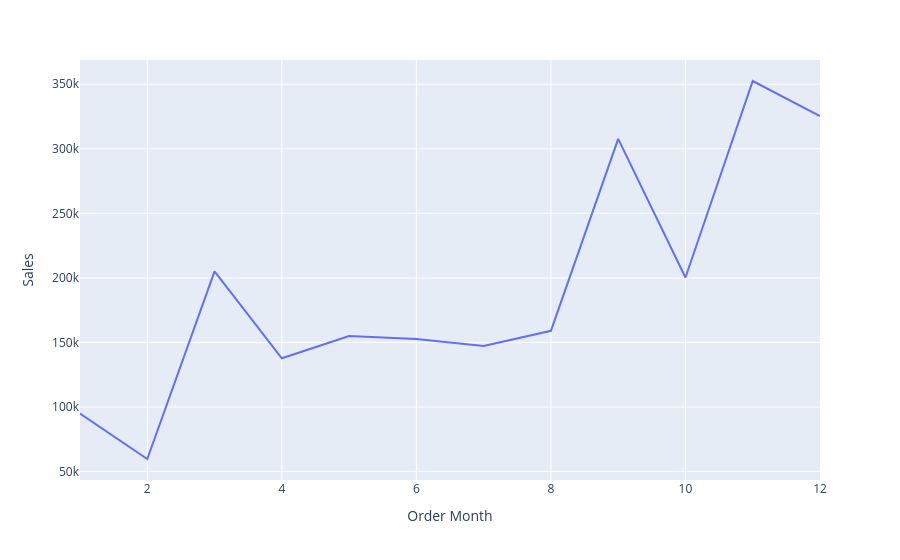

Notebook cell for this chart:
### Code cell
px.line(combined_sales, x = "Order Month", y = "Sales", labels = {"x":"Month", "y":"Combined Sales"})

### Figure 1 — Plotly figure (JSON) as saved in the notebook; plotly's stock layout.template omitted (floating-point values rounded to 4 significant figures)
{"data": [{"hovertemplate": "Order Month=%{x}<br>Sales=%{y}<extra></extra>", "legendgroup": "", "line": {"color": "#636efa", "dash": "solid"}, "marker": {"symbol": "circle"}, "mode": "lines", "name": "", "orientation": "v", "showlegend": false, "type": "scatter", "x": [1, 2, 3, 4, 5, 6, 7, 8, 9, 10, 11, 12], "xaxis": "x", "y": [94920.0, 59750.0, 205000.0, 137800.0, 155000.0, 152700.0, 147200.0, 159000.0, 307600.0, 200300.0, 352500.0, 325300.0], "yaxis": "y"}], "layout": {"legend": {"tracegroupgap": 0}, "margin": {"t": 60}, "xaxis": {"anchor": "y", "domain": [0, 1], "title": {"text": "Order Month"}}, "yaxis": {"anchor": "x", "domain": [0, 1], "title": {"text": "Sales"}}}}
